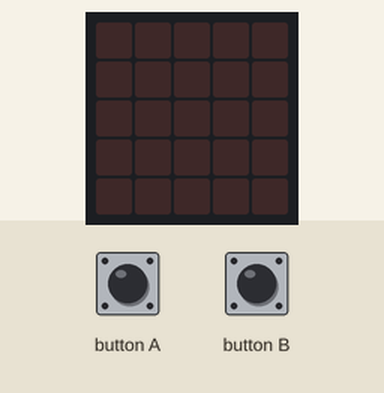
This program was run on a simulated BBC micro:bit (MakeCode). Shown: the board's 5×5 LED display. The inputs (shaded band) are chosen by the test bench.

Above: at 1.2 s.
1.3 s: button A pressed for 0.15 s
At 2.1 s:
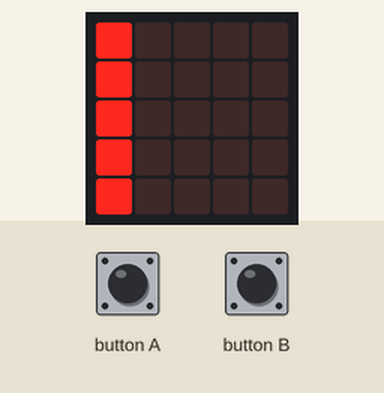
4.4 s: button B pressed for 0.15 s
At 6.3 s:
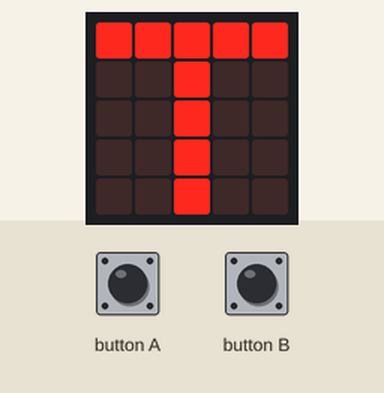
7.5 s: button A pressed for 0.15 s
At 14.8 s:
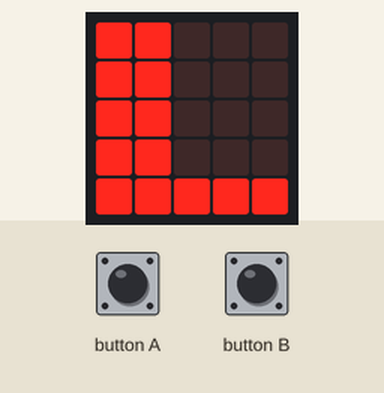
16.6 s: button B pressed for 0.15 s
At 17.9 s:
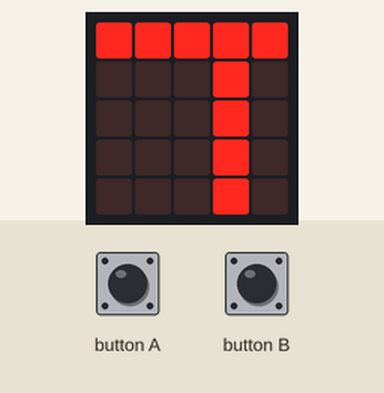
19.7 s: button A pressed for 0.15 s
At 26.4 s:
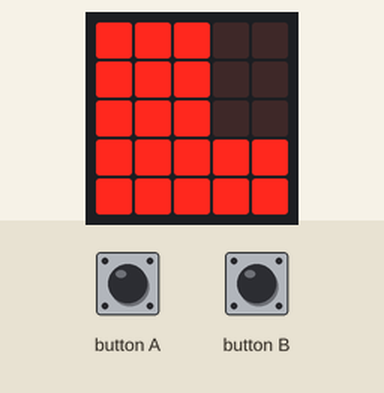
Timing chart, 0 to 27.9 s (numbered marks = the images above; inputs shaded):
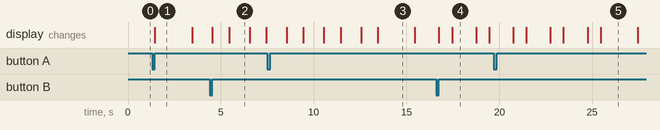

The program:

main.ts
```typescript
input.onButtonPressed(Button.A, function () {
    basic.clearScreen()
    for (let x = 0; x <= 4; x++) {
        for (let y = 0; y <= 4; y++) {
            led.plot(x, y)
        }
        basic.pause(2000)
    }
})
input.onButtonPressed(Button.B, function () {
    basic.clearScreen()
    for (let y = 0; y <= 4; y++) {
        for (let x = 0; x <= 4; x++) {
            led.plot(x, y)
        }
        basic.pause(2000)
    }
})
```

test.ts
```typescript
// 在這裡測試；當此封包作為擴充功能時，將不會編譯此內容。
```

Measured:
- after the input at 1.3 s, the display: changes after 0.15 s (image 1)
- after the input at 4.4 s, the display: first changes after 0.15 s (image 2 shows a later state)
- after the input at 7.5 s, the display: first differs from a run without the input after 4.0 s (image 3 shows a later state)
- after the input at 16.6 s, the display: first changes after 0.15 s (image 4 shows a later state)
- after the input at 19.7 s, the display: first differs from a run without the input after 1.8 s (image 5 shows a later state)
- what the display in image 1 shows lasts 2.0 s, from 1.5 s to 3.5 s
- what the display in image 2 shows lasts 1.1 s, from 5.5 s to 6.6 s
